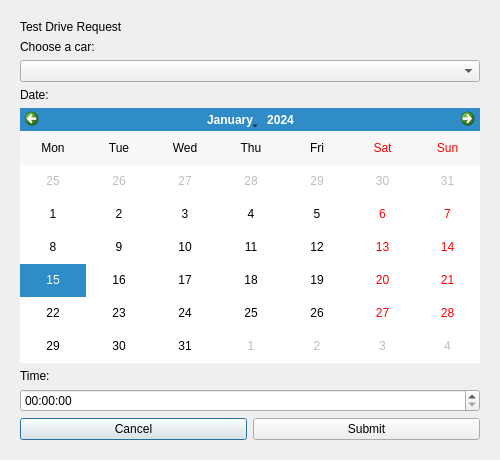
<?xml version="1.0" encoding="UTF-8"?>
<ui version="4.0">
 <class>TestDriveRequestForm</class>
 <widget class="QDialog" name="TestDriveRequestForm">
  <property name="geometry">
   <rect>
    <x>0</x>
    <y>0</y>
    <width>500</width>
    <height>460</height>
   </rect>
  </property>
  <property name="windowTitle">
   <string>Test Drive Request</string>
  </property>
  <layout class="QVBoxLayout" name="verticalLayout">
   <property name="leftMargin">
    <number>20</number>
   </property>
   <property name="topMargin">
    <number>20</number>
   </property>
   <property name="rightMargin">
    <number>20</number>
   </property>
   <property name="bottomMargin">
    <number>20</number>
   </property>
   <item>
    <widget class="QLabel" name="labelHeader">
     <property name="text">
      <string>Test Drive Request</string>
     </property>
    </widget>
   </item>
   <item>
    <widget class="QLabel" name="labelCar">
     <property name="text">
      <string>Choose a car:</string>
     </property>
    </widget>
   </item>
   <item>
    <widget class="QComboBox" name="carCombo"/>
   </item>
   <item>
    <widget class="QLabel" name="labelDate">
     <property name="text">
      <string>Date:</string>
     </property>
    </widget>
   </item>
   <item>
    <widget class="QCalendarWidget" name="calendar">
     <property name="verticalHeaderFormat">
      <enum>QCalendarWidget::VerticalHeaderFormat::NoVerticalHeader</enum>
     </property>
    </widget>
   </item>
   <item>
    <widget class="QLabel" name="labelTime">
     <property name="text">
      <string>Time:</string>
     </property>
    </widget>
   </item>
   <item>
    <widget class="QTimeEdit" name="timeEdit"/>
   </item>
   <item>
    <layout class="QHBoxLayout" name="buttonRow">
     <item>
      <widget class="QPushButton" name="cancelButton">
       <property name="text">
        <string>Cancel</string>
       </property>
      </widget>
     </item>
     <item>
      <widget class="QPushButton" name="submitButton">
       <property name="text">
        <string>Submit</string>
       </property>
      </widget>
     </item>
    </layout>
   </item>
  </layout>
 </widget>
 <resources/>
 <connections/>
</ui>
